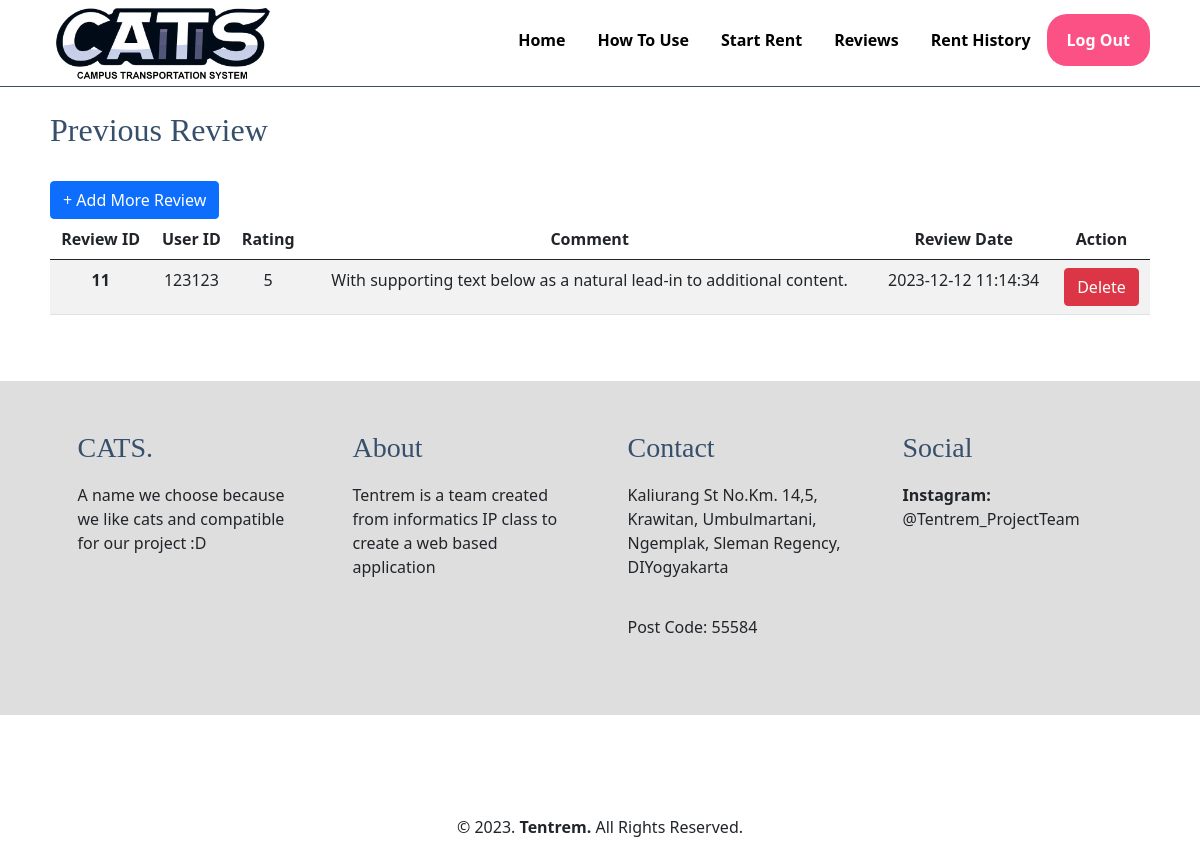
/client/reviewhistory.php (signed in), run on the app's committed database.
### tables this page shows
CREATE TABLE `reviews` (
  `reviewid` int(11) NOT NULL,
  `userid` int(11) DEFAULT NULL,
  `rating` int(11) NOT NULL,
  `comment` text DEFAULT NULL,
  `reviewdate` timestamp NOT NULL DEFAULT current_timestamp() ON UPDATE current_timestamp()
);

### client/reviewhistory.php (the view, shortened to what this page needs)
<?php
@include '../config.php';
$fullname = $_SESSION['user_name'];
$query = "SELECT userid FROM users WHERE fullname = ?";
$stmt = $conn->prepare($query);
$stmt->bind_param('s', $fullname);
$stmt->execute();
$result = $stmt->get_result();
$fullname = $result->fetch_object();
$userid = $fullname->userid;
$result = mysqli_query($conn, "SELECT * FROM reviews WHERE userid = $userid ORDER BY reviewdate DESC");
?>
<!DOCTYPE html>
<html lang="en">
<head>
    <link rel="stylesheet" href="../css/style.css">
    <link href="https://cdn.jsdelivr.net/npm/bootstrap@5.0.2/dist/css/bootstrap.min.css" rel="stylesheet">
</head>
<body>
    <nav>
        <div class="wrapper">
            <div class="logo"><img src="../img/Logo.png" alt="" class="img" /></div>
            <div class="menu">
                <ul>
                    <li><a href="../client/home.php">Home</a></li>
                    <li><a href="../client/home.php">How To Use</a></li>
                    <li><a href="../client/home.php">Start Rent</a></li>
                    <li><a href="../client/home.php">Reviews</a></li>
                    <li><a href="../client/RentHistory.php">Rent History</a></li>
                    <li><a href="../loginmenu/logout.php" class="tbl-pink">Log Out</a></li>
                </ul>
            </div>
        </div>
    </nav>
    <div class="wrapper">
        <br>
        <h2>Previous Review</h2><br>
        <a href="../client/review.php" type="button" class="btn btn-primary">+ Add More Review</a>
        <section>
            <div class="tengah">
                <table class="table table-striped table-hover">
                    <thead>
                        <tr>
                            <th scope="col">Review ID</th>
                            <th scope="col">User ID</th>
                            <th scope="col">Rating</th>
                            <th scope="col">Comment</th>
                            <th scope="col">Review Date</th>
                            <th scope="col">Action</th>
                        </tr>
                    </thead>
                    <tbody>
                        <?php
                        while ($review_data = mysqli_fetch_array($result)) {
                            echo "<tr>";
                            echo "<th scope=\"row\">" . $review_data['reviewid'] . "</th>";
                            echo "<td>" . $review_data['userid'] . "</td>";
                            echo "<td>" . $review_data['rating'] . "</td>";
                            echo "<td>" . $review_data['comment'] . "</td>";
                            echo "<td>" . $review_data['reviewdate'] . "</td>";
                            echo "<td><a href='reviewdelete.php?reviewid=$review_data[reviewid]' class=\"btn btn-danger\">Delete</a></td></tr>";
                        }
                        ?>
                    </tbody>
                </table>
            </div>
        </section>
    </div>
    <?php include '../client/includes/footer.php'; ?>

### css/style.css (style rules this page uses)
* { text-decoration: none; margin: 0px; padding: 0px; }
body { margin: 0px; padding: 0px; font-family: 'Open Sans',sans-serif; }
.wrapper { width: 1100px; margin: auto; position: relative; }
.logo .img { width: 20%; float: left; margin: 5px; }
.menu { float: right; }
.img { width: 40%; margin: 20px; margin-bottom: 0; margin-left: 50px; border-radius: 20px; }
nav { width: 100%; margin: auto; display: flex; line-height: 80px; position: sticky; position: -webkit-sticky; top: 0; background: #FFFFFF; z-index: 1; border-bottom:1px solid #364f6b; }
nav ul { list-style-type: none; margin: 0; padding: 0; overflow: hidden; }
nav ul li { float: left; }
nav ul li a { color: black; font-weight: bold; text-align: center; padding: 0px 16px 0px 16px; text-decoration: none; }
section { margin: auto; display: flex; margin-bottom: 50px; }
h2 { font-family: 'comic sans ms'; font-weight: 800; font-size: 45px; margin-bottom: 20px; color: #364f6b; width: 100%; line-height: 50px; }
a.tbl-pink { background: #fc5185; border-radius: 20px; margin-top: 20px; padding: 15px 20px 15px 20px; color: #FFFFFF; cursor: pointer; font-weight: bold; }
.tengah { text-align: center; width: 100%; }

### data on the page
reviews: reviewid "11", userid "123123", rating "5", comment "With supporting text below as a natural lead-in to additional content.", reviewdate "2023-12-12 11:14:34"
